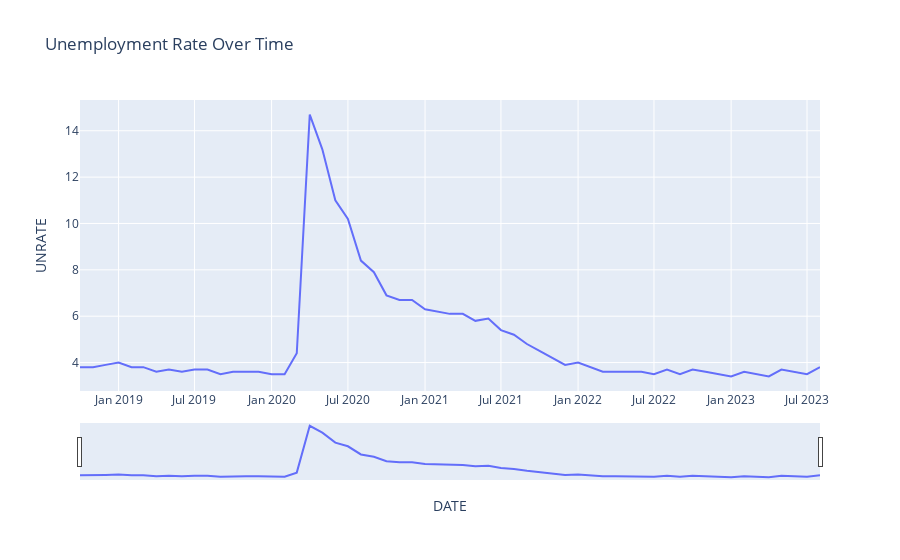

Source (notebook cell):
### Markdown cell above
## Can we add a date slider to the plot?
Certainly, adding a date slider can make it easier to explore the data across different time frames. Plotly Express provides an option to add date sliders by setting the range_slider parameter in the line plot function.

Here's how you can add a date slider to your unemployment rate plot:

### Code cell
# Adding a date slider to the plot
fig = px.line(unemployment_data, x=unemployment_data.index, y='UNRATE', title='Unemployment Rate Over Time')
fig.update_xaxes(rangeslider_visible=True)
fig.show()

### Figure 1 — Plotly figure (JSON) as saved in the notebook; plotly's stock layout.template omitted (floating-point values rounded to 4 significant figures)
{"data": [{"hovertemplate": "DATE=%{x}<br>UNRATE=%{y}<extra></extra>", "legendgroup": "", "line": {"color": "#636efa", "dash": "solid"}, "marker": {"symbol": "circle"}, "mode": "lines", "name": "", "orientation": "v", "showlegend": false, "type": "scatter", "x": ["2018-10-01T00:00:00", "2018-11-01T00:00:00", "2018-12-01T00:00:00", "2019-01-01T00:00:00", "2019-02-01T00:00:00", "2019-03-01T00:00:00", "2019-04-01T00:00:00", "2019-05-01T00:00:00", "2019-06-01T00:00:00", "2019-07-01T00:00:00", "2019-08-01T00:00:00", "2019-09-01T00:00:00", "2019-10-01T00:00:00", "2019-11-01T00:00:00", "2019-12-01T00:00:00", "2020-01-01T00:00:00", "2020-02-01T00:00:00", "2020-03-01T00:00:00", "2020-04-01T00:00:00", "2020-05-01T00:00:00", "2020-06-01T00:00:00", "2020-07-01T00:00:00", "2020-08-01T00:00:00", "2020-09-01T00:00:00", "2020-10-01T00:00:00", "2020-11-01T00:00:00", "2020-12-01T00:00:00", "2021-01-01T00:00:00", "2021-02-01T00:00:00", "2021-03-01T00:00:00", "2021-04-01T00:00:00", "2021-05-01T00:00:00", "2021-06-01T00:00:00", "2021-07-01T00:00:00", "2021-08-01T00:00:00", "2021-09-01T00:00:00", "2021-10-01T00:00:00", "2021-11-01T00:00:00", "2021-12-01T00:00:00", "2022-01-01T00:00:00", "2022-02-01T00:00:00", "2022-03-01T00:00:00", "2022-04-01T00:00:00", "2022-05-01T00:00:00", "2022-06-01T00:00:00", "2022-07-01T00:00:00", "2022-08-01T00:00:00", "2022-09-01T00:00:00", "2022-10-01T00:00:00", "2022-11-01T00:00:00", "2022-12-01T00:00:00", "2023-01-01T00:00:00", "2023-02-01T00:00:00", "2023-03-01T00:00:00", "2023-04-01T00:00:00", "2023-05-01T00:00:00", "2023-06-01T00:00:00", "2023-07-01T00:00:00", "2023-08-01T00:00:00"], "xaxis": "x", "y": [3.8, 3.8, 3.9, 4, 3.8, 3.8, 3.6, 3.7, 3.6, 3.7, 3.7, 3.5, 3.6, 3.6, 3.6, 3.5, 3.5, 4.4, 14.7, 13.2, 11, 10.2, 8.4, 7.9, 6.9, 6.7, 6.7, 6.3, 6.2, 6.1, 6.1, 5.8, 5.9, 5.4, 5.2, 4.8, 4.5, 4.2, 3.9, 4, 3.8, 3.6, 3.6, 3.6, 3.6, 3.5, 3.7, 3.5, 3.7, 3.6, 3.5, 3.4, 3.6, 3.5, 3.4, 3.7, 3.6, 3.5, 3.8], "yaxis": "y"}], "layout": {"legend": {"tracegroupgap": 0}, "title": {"text": "Unemployment Rate Over Time"}, "xaxis": {"anchor": "y", "domain": [0, 1], "rangeslider": {"visible": true}, "title": {"text": "DATE"}}, "yaxis": {"anchor": "x", "domain": [0, 1], "title": {"text": "UNRATE"}}}}
